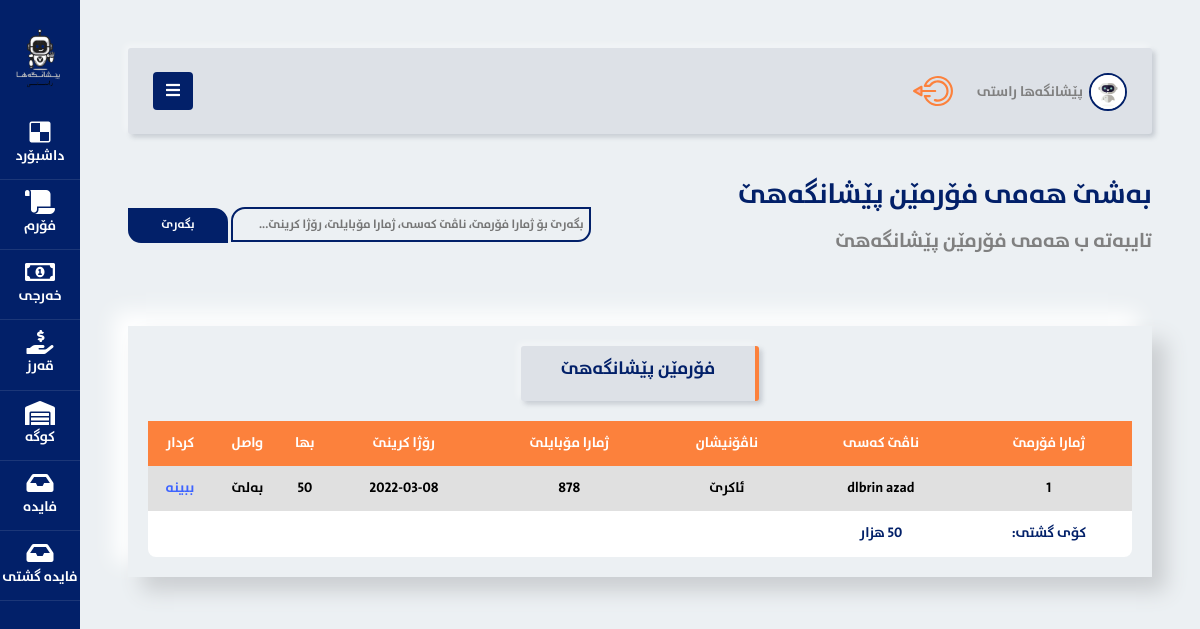
Screenshot of /AllForm.php (signed in) with the database file from the repository.
### tables this page shows
CREATE TABLE `bill` (
  `bill_id` int(11) NOT NULL,
  `UserName` varchar(255) NOT NULL,
  `UserAddress` varchar(255) NOT NULL,
  `UserPhone` bigint(20) NOT NULL,
  `BillDate` date NOT NULL,
  `totalprice_ofarticle` double NOT NULL,
  `warranty_number` varchar(255) NOT NULL,
  `warranty_period` varchar(200) NOT NULL,
  `continued` varchar(100) NOT NULL
);

### includes/config.php (called while the page is built, shortened)
<?php
$db = mysqli_connect('localhost', 'root', '', 'rasti');
function sec($data) {
	global $db;
	$data = mysqli_real_escape_string($db, htmlspecialchars($data));
	return $data;
}
?>

### AllForm.php (the view, shortened to what this page needs)
<?php include 'includes/config.php';
?>
<!DOCTYPE html>
<html lang="en">
<head>
	<link rel="stylesheet" href="assets/css/style.css">
	<link href="assets/css/bootstrap.min.css" rel="stylesheet">
	<link href="fontawesome/all.min.css" rel="stylesheet">
	<link href="fontawesome/fontawesome.min.css" rel="stylesheet">
</head>
<body style="background-color: #ecf0f3;">
	<div class="wrapper d-flex align-items-stretch">
		<?php include 'includes/sidebar.php'; ?>
		<div id="content" class="p-4 p-md-5">
			<?php include 'includes/navbar.php'; ?>
			<div class="header-of-page">
				<div class="headre-of-page-with-search">
					<div class="headre-of-page-with-search-txt">
						<h1>بەشێ هەمی فۆرمێن پێشانگەهێ</h1>
						<p>تایبەتە ب هەمی فۆرمێن پێشانگەهێ</p>
					</div>
					<div class="headre-of-page-with-search-serach">
						<form method="GET" action="<?php echo $_SERVER['PHP_SELF'];?>">
							<input type="text" name="search" placeholder="بگەرێ بۆ ژمارا فۆرمێ، ناڤێ کەسی، ژمارا مۆبایلێ، رۆژا کرینێ...">
							<button>بگەرێ</button>
						</form>
					</div>
				</div>
				<div class="show-our-table" style="margin-top: 50px;">
					<div class="day-of-expense">
						<h1>فۆرمێن پێشانگەهێ</h1>
					</div>
					<table>
						<tr style="background-color: #FC813C;">
							<td>ژمارا فۆرمێ</td>
							<td>ناڤێ کەسی</td>
							<td>ناڤۆنیشان</td>
							<td>ژمارا مۆبایلێ</td>
							<td>رۆژا کرینێ</td>
							<td>بها</td>
							<td>واصل</td>
							<td>کردار</td>
						</tr>
						<?php
						$sum = 0;
						$BillQuery = mysqli_query($db , "SELECT * FROM `bill`");
						while($BillRow = mysqli_fetch_assoc($BillQuery)){
							$sum += sec($BillRow['totalprice_ofarticle'])?>
							<tr>
								<td><?php echo sec($BillRow['bill_id']);?></td>
								<td><?php echo sec($BillRow['UserName']);?></td>
								<td><?php echo sec($BillRow['UserAddress']);?></td>
								<td><?php echo sec($BillRow['UserPhone']);?></td>
								<td><?php echo sec($BillRow['BillDate']);?></td>
								<td><?php echo sec($BillRow['totalprice_ofarticle']);?></td>
								<td><?php echo sec($BillRow['continued']);?></td>
								<td><a href="ShowForm.php?FormId=<?php echo sec($BillRow['bill_id']);?>">ببینە</a></td>
							</tr>
						<?php } ?>
						<tr>
							<td style="color: #022069;">کۆی گشتی: </td>
							<td style="color: #022069;"><?php echo $sum?> هزار</td>
						</tr>
					</table>
				</div>
			</div>
		</div>
	</div>
</body>
</html>

### assets/css/style.css (style rules this page uses)
* { padding: 0; margin: 0; text-decoration: none; list-style: none; box-sizing: border-box; font-family: 'rabarr'; font-weight: normal; }
body { background-color: #ecf0f3; }
.header-of-page { width: 100%; text-align: right; }
.header-of-page h1 { font-family: 'rabarr'; font-size: 28px; color: #022069; }
.header-of-page p { font-size: 20px; }
.show-our-table { width: 100%; display: flex; flex-direction: column; justify-content: center; align-items: center; margin-bottom: 60px; padding: 20px; box-sizing: border-box; background: #ecf0f3; box-shadow: 14px 14px 20px #cbced1, -14px -14px 20px white; direction: rtl; }
.show-our-table table { width: 100%; border-radius: 8px; color: white; background-color: white; }
.show-our-table table tr:nth-child(1) td { position: relative; text-align: center; padding: 10px 0 10px 0; margin: 10px 0 10px 0; background-color: #FC813C; color: white; }
.show-our-table table tr:nth-child(even) td { color: black; background-color: #E0E0E0; }
.show-our-table table td { position: relative; text-align: center; padding: 10px 0 10px 0; margin: 10px 0 10px 0; color: black; }
.day-of-expense { background: #dde1e7; border-right: 4px solid #FC813C; border-radius: 3px; box-shadow: -3px -3px 7px #ffffff73, 3px 3px 5px rgba(94, 104, 121, 0.288); padding: 10px 40px; margin-bottom: 20px; }
.day-of-expense h1 { font-size: 18px; }
.headre-of-page-with-search { width: 100%; display: flex; flex-wrap: wrap; justify-content: space-between; align-items: center; direction: rtl; }
.headre-of-page-with-search-serach input { width: 360px; height: 35px; padding: 0 5px; border: 2px solid #022069; border-radius: 14px 0 13px 0; background-color: transparent; font-size: 12px; }
.headre-of-page-with-search-serach button { width: 100px; height: 35px; padding: 0 5px; border: 2px solid #022069; border-radius: 0 14px 0 13px; background-color: #022069; font-size: 12px; color: white; }

### rows the page displays
bill: bill_id "1", UserName "dlbrin azad", UserAddress "ئاکرێ", UserPhone "878", BillDate "2022-03-08", totalprice_ofarticle "50", continued "بەلێ"
